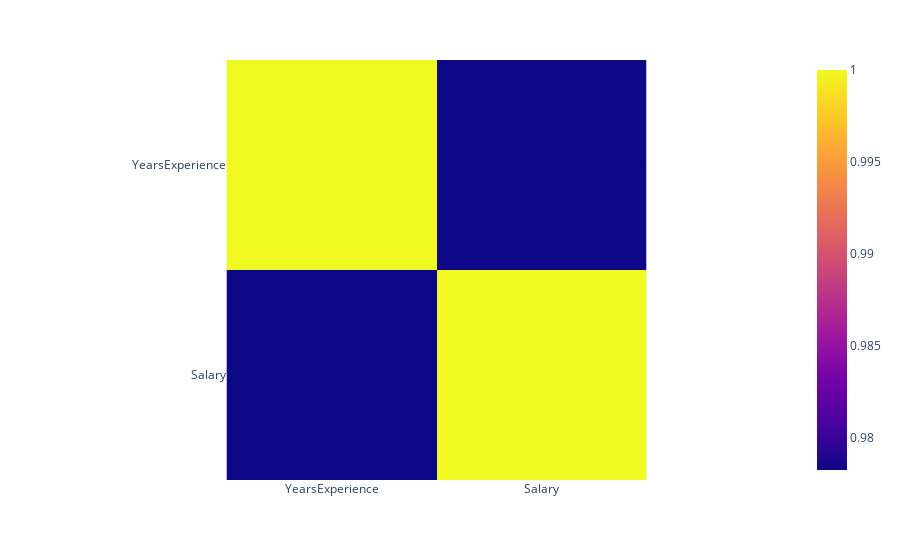

The notebook cell this image was saved under:
### Markdown cell above
## Heat Map

### Code cell
fig = px.imshow(dataset.corr())
fig.show()

### Figure 1 — Plotly figure (JSON) as saved in the notebook; plotly's stock layout.template omitted (floating-point values rounded to 4 significant figures)
{"data": [{"coloraxis": "coloraxis", "hovertemplate": "x: %{x}<br>y: %{y}<br>color: %{z}<extra></extra>", "name": "0", "type": "heatmap", "x": ["YearsExperience", "Salary"], "xaxis": "x", "y": ["YearsExperience", "Salary"], "yaxis": "y", "z": [[1, 0.9782], [0.9782, 1]]}], "layout": {"coloraxis": {"colorscale": [[0, "#0d0887"], [0.1111, "#46039f"], [0.2222, "#7201a8"], [0.3333, "#9c179e"], [0.4444, "#bd3786"], [0.5556, "#d8576b"], [0.6667, "#ed7953"], [0.7778, "#fb9f3a"], [0.8889, "#fdca26"], [1, "#f0f921"]]}, "margin": {"t": 60}, "xaxis": {"anchor": "y", "constrain": "domain", "domain": [0, 1], "scaleanchor": "y"}, "yaxis": {"anchor": "x", "autorange": "reversed", "constrain": "domain", "domain": [0, 1]}}}
